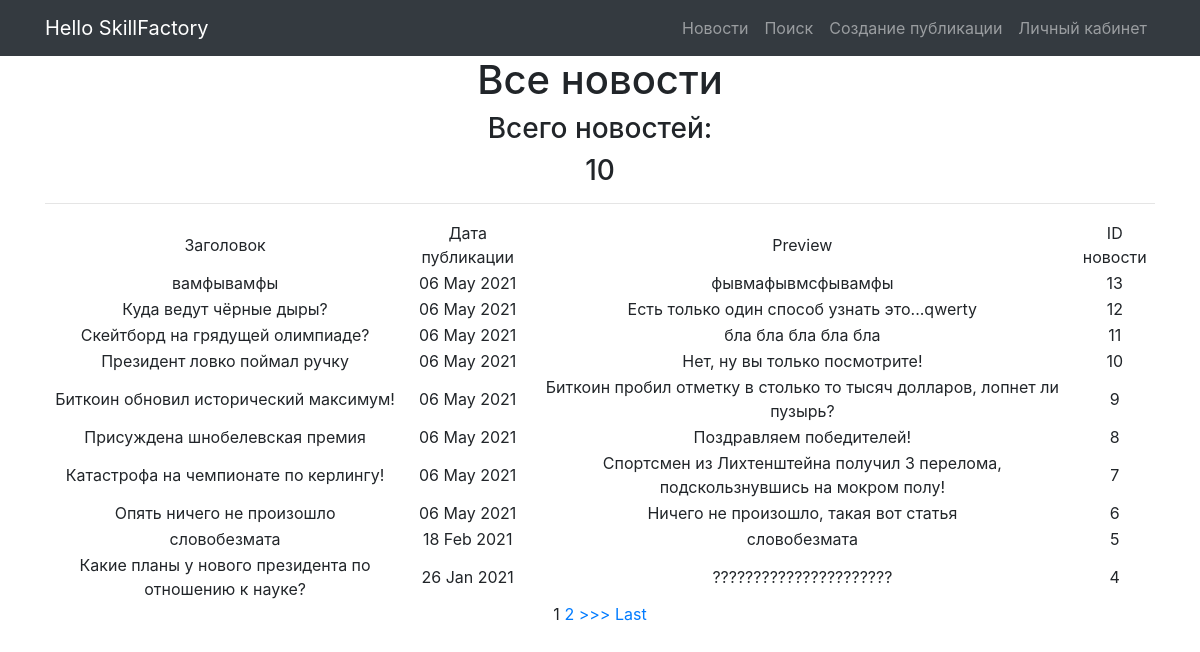
Before: /news/ with the older database file.
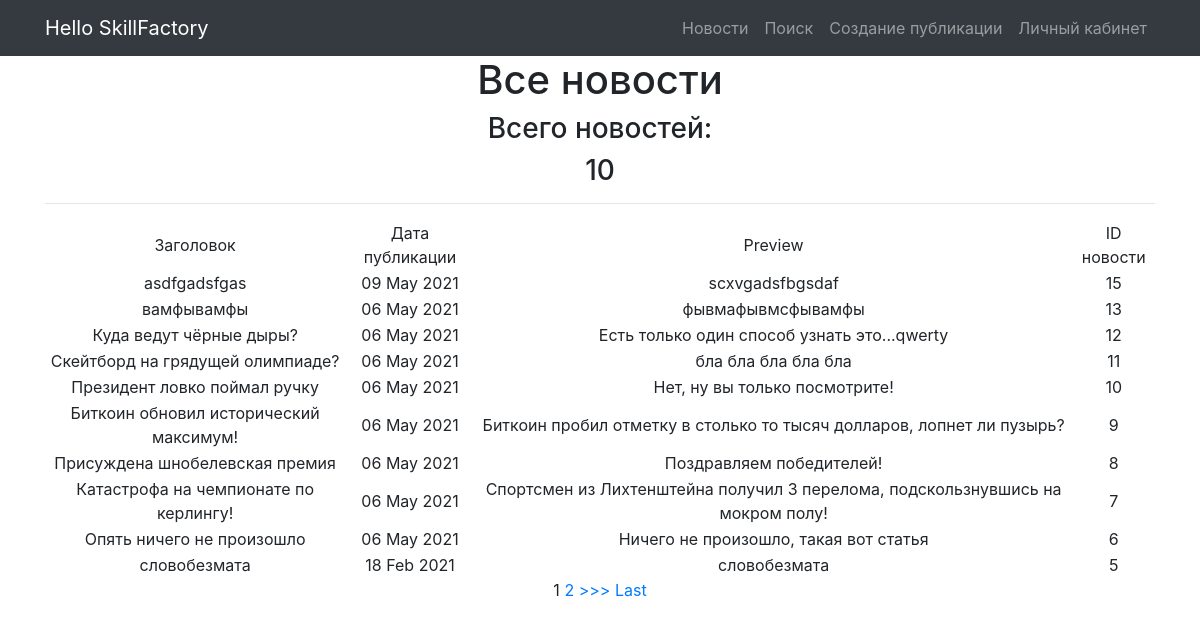
After: the same page with the newer database file.
### news/models.py (models this page shows, shortened)
class Post(models.Model):
    article = 'Article'
    news = 'News'
    POSITIONS = [
        (article, 'Статья'),
        (news, 'Новость')]
    author_post = models.ForeignKey(Author, on_delete=models.CASCADE)
    post_category = models.ManyToManyField(Category)
    post_type_select = models.CharField(max_length=32, choices=POSITIONS, default=news)
    post_heading = models.CharField(max_length=64)
    post_text = models.TextField()
    post_create_date = models.DateTimeField(auto_now_add=True)
    post_rating = models.IntegerField(default=0)

### news/views.py (the view)
# urls.py: path('', NewsList.as_view()),
class NewsList(ListView):
    template_name = 'flatpages/news.html'  # указываем имя шаблона, в котором будет лежать html, в котором будут все инструкции о том, как именно пользователю должны вывестись наши объекты
    context_object_name = 'news'  # это имя списка, в котором будут лежать все объекты, его надо указать, чтобы обратиться к самому списку объектов через html-шаблон
    queryset = Post.objects.all().values().order_by('-id')
    paginate_by = 10

### news/templatetags/_filters.py (called while the page is built)
@register.filter(name='censor')
def censor(value):
    arg = ['пидор', 'сука', 'ниггер']
    b = value.split(' ')
    for c in arg:
        for a in b:
            if a == c:
                b.remove(a)
    return ' '.join(b)

### templates/flatpages/news.html (shortened to what this page needs)
{% extends 'flatpages/default.html' %}
{% load _filters %}
{% block content %}
    <h1>Все новости</h1>
    <h3>Всего новостей:</h3>
    <h3>{{ news|length }}</h3>
    <hr>
    {% if news %}
        <table>
            <tr>
                <td>
                    Заголовок
                </td>
                <td>
                    Дата публикации
                </td>
                <td>
                    Preview
                </td>
                <td>
                    ID новости
                </td>
            </tr>
        {% for new in news %}
            <tr>
                <td>
                    {{ new.post_heading|censor }}
                </td>
                <td>
                    {{ new.post_create_date|date:'d M Y' }}
                </td>
                <td>
                    {{ new.post_text|truncatewords:20|censor }}
                </td>
                <td>
                    {{new.id }}
                </td>
            </tr>
        {% endfor %}
        </table>
    {% else %}
        <h2>Новостей нет!</h2>
    {% endif %}
{% if is_paginated %}
    {% for num in page_obj.paginator.page_range %}
        {% if page_obj.number == num %}
            <a>{{ num }}</a>
        {% elif num > page_obj.number|add:'-3' and num < page_obj.number|add:'3' %}
            <a href="?page={{ num }}">{{ num }}</a>
        {% endif %}
    {% endfor %}
    {% if page_obj.has_next %}
        <a href="?page={{ page_obj.next_page_number }}">>>></a>
        <a href="?page={{ page_obj.paginator.num_pages }}">Last</a>
    {% endif %}
{% endif %}
{% endblock content %}

Changed rows visible on the page:
no longer on this page (row unchanged): Post: post_heading|censor "Какие планы у нового президента по отношению к науке?", post_create_date "26 Jan 2021", post_text|censor "??????????????????????", id "4"
added Post: post_heading|censor "asdfgadsfgas", post_create_date "09 May 2021", post_text|censor "scxvgadsfbgsdaf", id "15"
